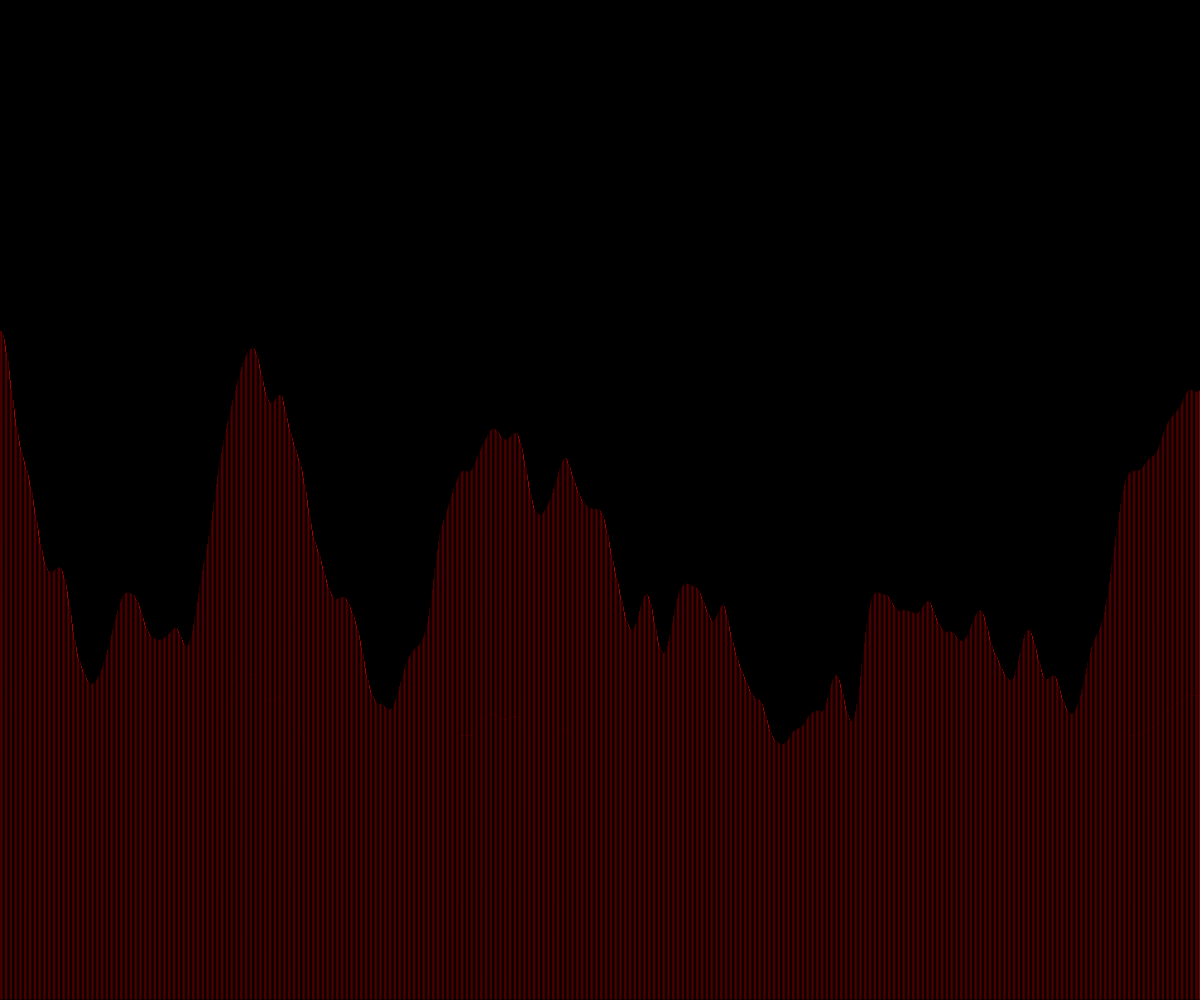
Frame 1 (no input)
Frame 60 (no input): identical to frame 1, image omitted
Frame 120 (the mouse pressed at the canvas centre since frame 60): identical to frame 1, image omitted

The p5.js sketch that drew this single still picture (run headless with seeded random() and noise() and a simulated clock; from frame 60 on, the mouse is pressed at the canvas centre):

// p5.js sketch
// ── sketch.js
// Perlin Noise
// A M
// 1/20/21

let rectHeights;
let bikeLocation = 0;

function setup() {
  createCanvas(windowWidth, windowHeight);
  rectHeights = generateHeights();
  console.log(rectHeights);
}

function draw() {
  background('black');
  fill('red')
  let howMany = 950;
  for (let i=bikeLocation; i<bikeLocation+howMany; i++) {
    let rectWidth = width / howMany;
    rect(rectWidth*(i-bikeLocation), height-rectHeights[i], rectWidth, rectHeights[i])
  }
  if (keyIsPressed) {
    if (key === "d") {
      bikeLocation += 3
    }
  }
}

function generateHeights() {
  let theHeights = [];
  for (let i=0; i<5000; i++) {
    let rectHeight = noise(i*0.01) * height;
    theHeights.push(rectHeight);
  }
  return theHeights;
}
